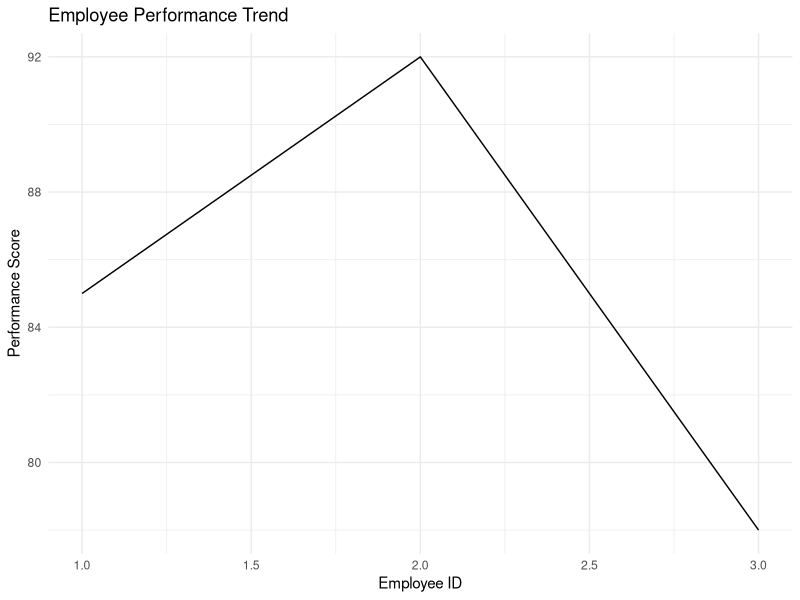
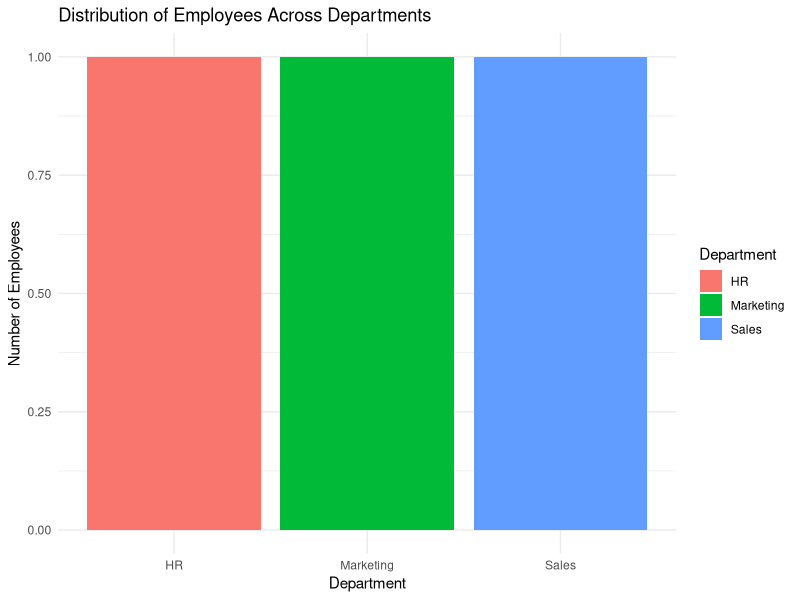

These charts were generated, in order, by the following R code:
library(ggplot2)

# Create a data frame
data <- data.frame(
  EmployeeID = c(1, 2, 3),
  Department = c("Sales", "HR", "Marketing"),
  YearsOfService = c(5, 3, 7),
  PerformanceScore = c(85, 92, 78)
)

# Create a line chart for employee performance trend
ggplot(data, aes(x = EmployeeID, y = PerformanceScore, group = 1)) +
  geom_line() +
  labs(title = "Employee Performance Trend",
       x = "Employee ID",
       y = "Performance Score") +
  theme_minimal()
# Create a bar chart for the distribution of employees across departments
ggplot(data, aes(x = Department, fill = Department)) +
  geom_bar() +
  labs(title = "Distribution of Employees Across Departments",
       x = "Department",
       y = "Number of Employees") +
  theme_minimal()

print(data)
